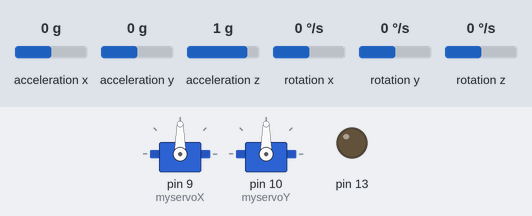
A sketch run on a simulated Arduino Uno, built with avr-gcc and run on an emulated ATmega328P. Parts: 2 × servo, output pins drawn as LEDs (lit = HIGH). Wiring (inferred from the names in the program): MPU-6050 motion sensor at I2C address 0x68. The inputs (shaded band) are chosen by the test bench; at power-on: rotation x 0 °/s, rotation z 0 °/s, rotation y 0 °/s, acceleration x 0 g, acceleration y 0 g, acceleration z 1 g. What the sketch prints to the serial monitor is not drawn.

Above: at 10.6 s.
10.7 s: rotation x set to 10 °/s
At 13.5 s:
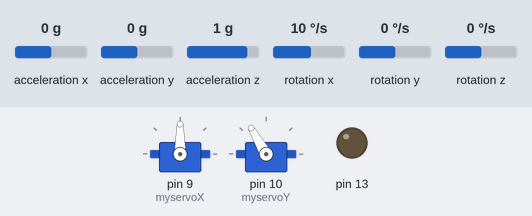
13.7 s: rotation z set to -192 °/s
At 14.17 s:
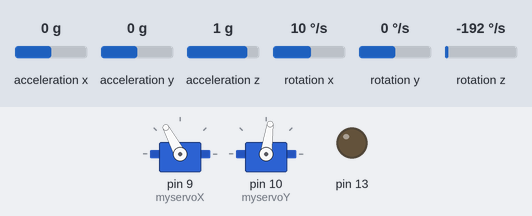
16.7 s: rotation y set to -192 °/s
18.5 s: rotation y set to 192 °/s
At 19.9 s:
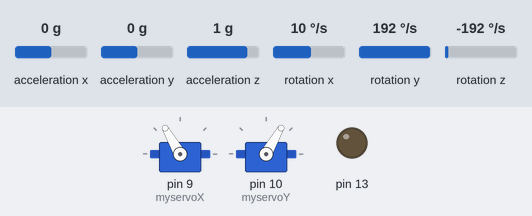
20.6 s: rotation z set to 100 °/s
At 22.2 s:
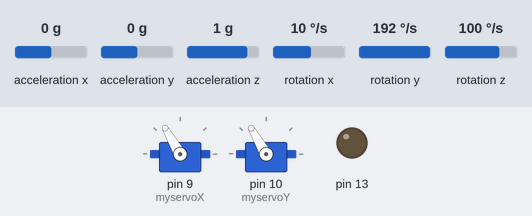
22.7 s: rotation y set to 0 °/s
Timing chart, 0 to 26.7 s (numbered marks = the images above; inputs shaded):
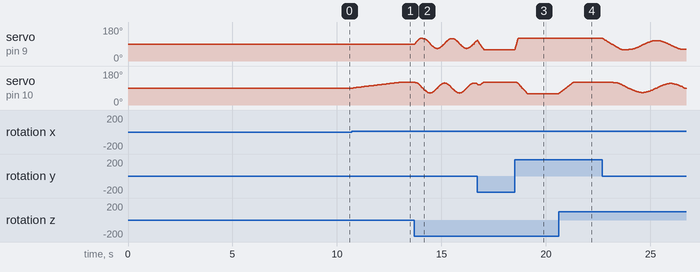

The sketch:

Final_Code.ino
```cpp
#include <Wire.h>
#include <Servo.h>

Servo myservoX;  // create servo object to control a servo
Servo myservoY;  // create servo object to control a servo

//variables to store values from mpu6050

long accelX, accelY, accelZ;
float gForceX, gForceY, gForceZ;

long gyroX, gyroY, gyroZ;
float rotX, rotY, rotZ;
float gyroX_cal, gyroY_cal, gyroZ_cal;
float angle_pitch, angle_roll;
float angle_roll_acc, angle_pitch_acc;
float angle_pitch_output, angle_roll_output;
int acc_calibration_value = 1000;                            //Enter the accelerometer calibration value
float angle_acc;

long loop_timer;
int servoXpos=90;
int servoYpos=90;
int count = 0;

void setup(){
  Serial.begin(9600);

  myservoX.attach(9);   // connect servo at X axis(roll) to pin 9
  myservoY.attach(10);  // connect servo at Y axis(pitch) to pin 10
  myservoX.write(90);   //set starting position of both servo motors at 90 degree
  myservoY.write(90);
  Wire.begin();
  setupMPU();       //set mpu6050 registers
  //delay(1000);
  pinMode(13,OUTPUT);
  Serial.println("caliberating MPU6050");
  for(int i=0; i<2000; i++){
    if(i %125 == 0){Serial.print("."); }
    recordGyroRegisters();
    gyroX_cal += gyroX;
    gyroY_cal += gyroY;
    gyroZ_cal += gyroZ;
    delayMicroseconds(3700);
  }
  gyroX_cal /= 2000;
  gyroY_cal /= 2000;
  gyroZ_cal /= 2000;
  Serial.print("gyroX_cal: ");
  Serial.print(gyroX_cal);
  Serial.print("  gyroY_cal: ");
  Serial.print(gyroY_cal);
  Serial.print("  gyroZ_cal: ");
  Serial.print(gyroZ_cal);
  //delay(2000);
  loop_timer = micros();
}

void loop(){
  recordAccelRegisters();
  recordGyroRegisters();

  gyroX -= gyroX_cal;
  gyroY -= gyroY_cal;
  gyroZ -= gyroZ_cal;
  //printData();
  angle_pitch += gyroX * 0.000122;
  angle_roll += gyroY * 0.000122;

   //0.000001066 = 0.0000611 * (3.142(PI) / 180degr) The Arduino sin function is in radians
  angle_pitch += angle_roll * sin(gyroZ * 0.000002131);               //If the IMU has yawed transfer the roll angle to the pitch angel
  angle_roll -= angle_pitch * sin(gyroZ * 0.000002131);               //If the IMU has yawed transfer the pitch angle to the roll angel

  angle_roll = constrain(angle_roll, -30.0, 30.0);
  angle_pitch = constrain(angle_pitch, -30.0, 30.0);

  //servoXpos = map(angle_roll, 90.00,-90.00,0,180);
  //servoYpos = map(angle_pitch, -90.00,90.00,0,180);

  // Limit servo movement from 60° to 120°
  servoXpos = map(angle_roll, 30.0, -30.0, 60, 120);
  servoYpos = map(angle_pitch, -30.0, 30.0, 60, 120);


   count++;
   while(micros() - loop_timer < 6000);{
    if(count==1){
      if(servoXpos >=0 && servoXpos <=180){
         myservoX.write(180-servoXpos );
        }
     }
    if(count==2){
      count=0;
      if(servoYpos >=0 && servoYpos <=180){
         myservoY.write(servoYpos);
      }
     }
   }
  loop_timer += 6000;
  }

void setupMPU(){
  Wire.beginTransmission(0b1101000);
  Wire.write(0x6B);
  Wire.write(0b00000000);
  Wire.endTransmission();
  Wire.beginTransmission(0b1101000);
  Wire.write(0x1B);
  Wire.write(0x08);
  Wire.endTransmission();
  Wire.beginTransmission(0b1101000);
  Wire.write(0x1C);
  Wire.write(0x10);
  Wire.endTransmission();
 /* Wire.beginTransmission(0b1101000);
  Wire.write(0x1A);
  Wire.write(0x03);
  Wire.endTransmission(); */
}

//function to read accelerometer values from mpu6050
void recordAccelRegisters(){
  Wire.beginTransmission(0b1101000);
  Wire.write(0x3B);
  Wire.endTransmission();
  Wire.requestFrom(0b1101000,6);
  while(Wire.available() < 6);
  accelX = Wire.read() << 8 | Wire.read();
  accelY = Wire.read() << 8 | Wire.read();
  accelZ = Wire.read() << 8 | Wire.read();
}

//function to read gyro values from mpu6050
void recordGyroRegisters(){
  Wire.beginTransmission(0b1101000);
  Wire.write(0x43);
  Wire.endTransmission();
  Wire.requestFrom(0b1101000,6);
  gyroX = Wire.read() << 8 | Wire.read();
  gyroY = Wire.read() << 8 | Wire.read();
  gyroZ = Wire.read() << 8 | Wire.read();
}
```

Measured:
- after the input at 10.7 s, servo on pin 10 (myservoY): moves from 90° to 120° over 2.2 s, starting after 0.09 s
- after the input at 18.5 s, servo on pin 9 (myservoX): 60° → 120° at once; servo on pin 10 (myservoY): moves from 120° to 60° over 0.50 s, starting after 0.10 s
- after the input at 20.6 s, servo on pin 10 (myservoY): moves from 60° to 120° over 0.68 s, starting at once
